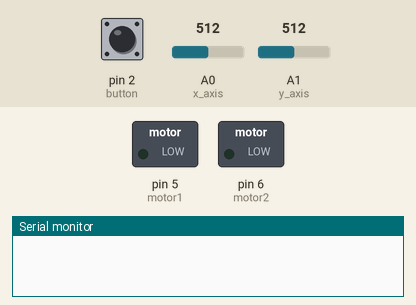
This sketch was run on a simulated Arduino Uno, built with avr-gcc and run on an emulated ATmega328P. Shown: switched loads named in the sketch (green lamp = pin HIGH), the last lines printed to the serial monitor. Dashed ring = blinking. Inputs (shaded band) come from the test bench; at power-on: pin 2 (button) HIGH, A0 (x_axis) = 512, A1 (y_axis) = 512.

Above: at 1.2 s.
1.3 s: pin 2 (button) pulled LOW for 1 s
At 1.48 s:
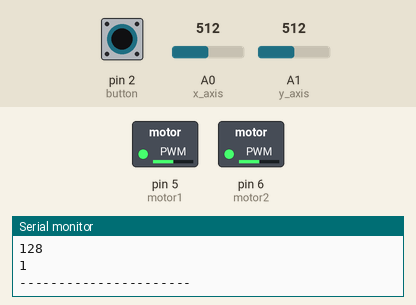
3.8 s: pin 2 (button) pulled LOW for 3.2 s
At 8.1 s:
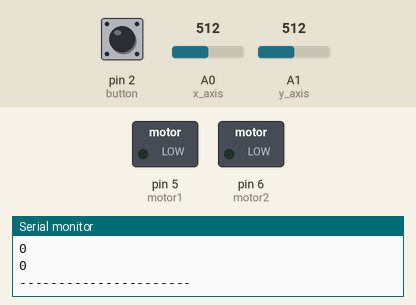
Timing chart, 0 to 9.6 s (numbered marks = the images above; inputs shaded):
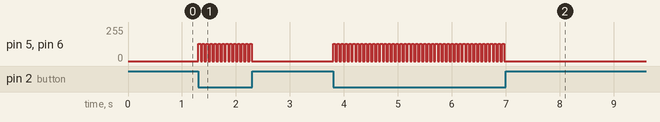

Measured:
- after the input at 1.3 s, pin 5 (motor1), pin 6 (motor2): alternates 128/255 for 0.04 s and 0/255 for 0.03 s, 28 changes in all, then stays 0/255, starting at once
- after the input at 3.8 s, pin 5 (motor1), pin 6 (motor2): alternates 128/255 for 0.04 s and 0/255 for 0.03 s, 88 changes in all, then stays 0/255, starting at once

The sketch:

dcmotor_joystick.ino
```cpp
int button=2;
int sw;
const int x_axis = 0;
const int y_axis = 1;
const int motor1 = 5;
const int motor2 = 6;
int x_hiz=0;
int y_hiz=0;
int a=0;

void setup() {

  Serial.begin(9600);
pinMode(button, INPUT);
digitalWrite(button,HIGH);
pinMode(motor1,OUTPUT);
pinMode(motor2,OUTPUT);
}

void loop() {
 sw = digitalRead(button);
if(sw==LOW)
          {
          a++;
          if (a==1){while(1){
                 x_hiz= analogRead(x_axis);
                 x_hiz= map(x_hiz,0,1023,255,0);
                 analogWrite(motor1, x_hiz);

                 y_hiz= analogRead(y_axis);
                 y_hiz= map(y_hiz,0,1023,255,0);
                 analogWrite(motor2, y_hiz);

                 Serial.println(x_hiz);
                 Serial.println(y_hiz);
                 Serial.println(a);
                 Serial.println("----------------------");
                  sw=digitalRead(button);
                if(sw==LOW){break;}
                 }
          }


          if (a==2)
              {
                x_hiz=0;
                analogWrite(motor1, x_hiz);

                y_hiz=0;
                analogWrite(motor2, y_hiz);
                a=0;

                Serial.println(x_hiz);
                 Serial.println(y_hiz);
                 Serial.println(a);
                 Serial.println("----------------------");
                }


    }
  }
```
